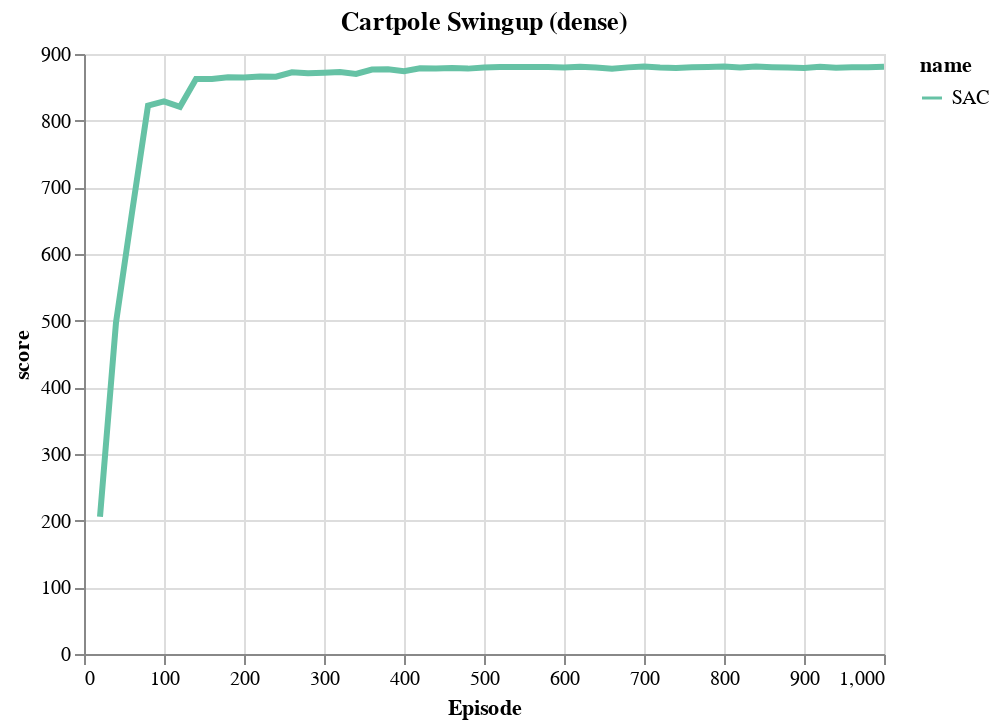

Notebook code cell kept with this figure:
### Code cell
alt.themes.enable('personal')
jobs = [
    load_sac_results('cartpole', 'swingup'),
]
data = pd.concat(jobs, sort=False)

subset = data
subset = subset[(subset['episode'] <= 1000)]
chart = make_base_chart(
    subset, 
    title="Cartpole Swingup (dense)", 
    color='name')

# chart = plot_with_bars(chart, 'rolling_mean_score', test=True)
chart.encode(y='score').interactive()

### Figure 1 — Vega-Lite specification as saved in the notebook (floating-point values rounded to 4 significant figures)
{"config": {"view": {"height": 300, "width": 400}, "range": {"category": {"scheme": "set2"}, "ordinal": {"scheme": "set2"}}, "legend": {"labelLimit": 0}, "background": "white", "mark": {"clip": true}, "line": {"size": 3}}, "data": {"name": "data-52e57b84baf5edf47a4385647aebefe7"}, "mark": "line", "encoding": {"color": {"type": "nominal", "field": "name"}, "x": {"type": "quantitative", "field": "episode", "title": "Episode"}, "y": {"type": "quantitative", "field": "score"}}, "selection": {"selector004": {"type": "interval", "bind": "scales", "encodings": ["x", "y"]}}, "title": "Cartpole Swingup (dense)", "transform": [{"calculate": "(datum.score > 0.1)", "as": "has_score"}, {"window": [{"op": "sum", "field": "novelty_score", "as": "sum_novelty"}], "frame": [null, 0], "groupby": ["name", "test"], "sort": [{"field": "episode", "order": "ascending"}]}, {"window": [{"op": "sum", "field": "score", "as": "sum_score"}], "frame": [null, 0], "groupby": ["name", "test"], "sort": [{"field": "episode", "order": "ascending"}]}, {"window": [{"op": "sum", "field": "has_score", "as": "count_score"}], "frame": [null, 0], "groupby": ["name", "test"], "sort": [{"field": "episode", "order": "ascending"}]}, {"window": [{"op": "mean", "field": "score", "as": "rolling_mean_score"}], "frame": [-1, 0], "groupby": ["name", "test"], "sort": [{"field": "episode", "order": "ascending"}]}, {"window": [{"op": "mean", "field": "novelty_score", "as": "rolling_mean_novelty"}], "frame": [-1, 0], "groupby": ["name", "test"], "sort": [{"field": "episode", "order": "ascending"}]}], "$schema": "https://vega.github.io/schema/vega-lite/v4.8.1.json", "datasets": {"data-52e57b84baf5edf47a4385647aebefe7": [{"Unnamed: 0": 0, "episode": 20.0, "episode_reward": 206.0, "step": 20000, "run_id": "run=12", "agent": "sac", "env": "cartpole_swingup", "seed": 1, "experiment": "bench", "log_save_tb": false, "eval_frequency": 20000, "num_train_steps": 10000000.0, "Agent": "SAC", "test": true, "score": 206.0, "name": "SAC"}, {"Unnamed: 0": 1, "episode": 40.0, "episode_reward": 497.3, "step": 40000, "run_id": "run=12", "agent": "sac", "env": "cartpole_swingup", "seed": 1, "experiment": "bench", "log_save_tb": false, "eval_frequency": 20000, "num_train_steps": 10000000.0, "Agent": "SAC", "test": true, "score": 497.3, "name": "SAC"}, {"Unnamed: 0": 2, "episode": 60.0, "episode_reward": 662.1, "step": 60000, "run_id": "run=12", "agent": "sac", "env": "cartpole_swingup", "seed": 1, "experiment": "bench", "log_save_tb": false, "eval_frequency": 20000, "num_train_steps": 10000000.0, "Agent": "SAC", "test": true, "score": 662.1, "name": "SAC"}, {"Unnamed: 0": 3, "episode": 80.0, "episode_reward": 822.6, "step": 80000, "run_id": "run=12", "agent": "sac", "env": "cartpole_swingup", "seed": 1, "experiment": "bench", "log_save_tb": false, "eval_frequency": 20000, "num_train_steps": 10000000.0, "Agent": "SAC", "test": true, "score": 822.6, "name": "SAC"}, {"Unnamed: 0": 4, "episode": 100.0, "episode_reward": 828.9, "step": 100000, "run_id": "run=12", "agent": "sac", "env": "cartpole_swingup", "seed": 1, "experiment": "bench", "log_save_tb": false, "eval_frequency": 20000, "num_train_steps": 10000000.0, "Agent": "SAC", "test": true, "score": 828.9, "name": "SAC"}, {"Unnamed: 0": 5, "episode": 120.0, "episode_reward": 820.7, "step": 120000, "run_id": "run=12", "agent": "sac", "env": "cartpole_swingup", "seed": 1, "experiment": "bench", "log_save_tb": false, "eval_frequency": 20000, "num_train_steps": 10000000.0, "Agent": "SAC", "test": true, "score": 820.7, "name": "SAC"}, {"Unnamed: 0": 6, "episode": 140.0, "episode_reward": 862.5, "step": 140000, "run_id": "run=12", "agent": "sac", "env": "cartpole_swingup", "seed": 1, "experiment": "bench", "log_save_tb": false, "eval_frequency": 20000, "num_train_steps": 10000000.0, "Agent": "SAC", "test": true, "score": 862.5, "name": "SAC"}, {"Unnamed: 0": 7, "episode": 160.0, "episode_reward": 862.6, "step": 160000, "run_id": "run=12", "agent": "sac", "env": "cartpole_swingup", "seed": 1, "experiment": "bench", "log_save_tb": false, "eval_frequency": 20000, "num_train_steps": 10000000.0, "Agent": "SAC", "test": true, "score": 862.6, "name": "SAC"}, {"Unnamed: 0": 8, "episode": 180.0, "episode_reward": 865.2, "step": 180000, "run_id": "run=12", "agent": "sac", "env": "cartpole_swingup", "seed": 1, "experiment": "bench", "log_save_tb": false, "eval_frequency": 20000, "num_train_steps": 10000000.0, "Agent": "SAC", "test": true, "score": 865.2, "name": "SAC"}, {"Unnamed: 0": 9, "episode": 200.0, "episode_reward": 864.7, "step": 200000, "run_id": "run=12", "agent": "sac", "env": "cartpole_swingup", "seed": 1, "experiment": "bench", "log_save_tb": false, "eval_frequency": 20000, "num_train_steps": 10000000.0, "Agent": "SAC", "test": true, "score": 864.7, "name": "SAC"}, {"Unnamed: 0": 10, "episode": 220.0, "episode_reward": 866.4, "step": 220000, "run_id": "run=12", "agent": "sac", "env": "cartpole_swingup", "seed": 1, "experiment": "bench", "log_save_tb": false, "eval_frequency": 20000, "num_train_steps": 10000000.0, "Agent": "SAC", "test": true, "score": 866.4, "name": "SAC"}, {"Unnamed: 0": 11, "episode": 240.0, "episode_reward": 865.9, "step": 240000, "run_id": "run=12", "agent": "sac", "env": "cartpole_swingup", "seed": 1, "experiment": "bench", "log_save_tb": false, "eval_frequency": 20000, "num_train_steps": 10000000.0, "Agent": "SAC", "test": true, "score": 865.9, "name": "SAC"}, {"Unnamed: 0": 12, "episode": 260.0, "episode_reward": 872.5, "step": 260000, "run_id": "run=12", "agent": "sac", "env": "cartpole_swingup", "seed": 1, "experiment": "bench", "log_save_tb": false, "eval_frequency": 20000, "num_train_steps": 10000000.0, "Agent": "SAC", "test": true, "score": 872.5, "name": "SAC"}, {"Unnamed: 0": 13, "episode": 280.0, "episode_reward": 871.2, "step": 280000, "run_id": "run=12", "agent": "sac", "env": "cartpole_swingup", "seed": 1, "experiment": "bench", "log_save_tb": false, "eval_frequency": 20000, "num_train_steps": 10000000.0, "Agent": "SAC", "test": true, "score": 871.2, "name": "SAC"}, {"Unnamed: 0": 14, "episode": 300.0, "episode_reward": 871.8, "step": 300000, "run_id": "run=12", "agent": "sac", "env": "cartpole_swingup", "seed": 1, "experiment": "bench", "log_save_tb": false, "eval_frequency": 20000, "num_train_steps": 10000000.0, "Agent": "SAC", "test": true, "score": 871.8, "name": "SAC"}, {"Unnamed: 0": 15, "episode": 320.0, "episode_reward": 872.8, "step": 320000, "run_id": "run=12", "agent": "sac", "env": "cartpole_swingup", "seed": 1, "experiment": "bench", "log_save_tb": false, "eval_frequency": 20000, "num_train_steps": 10000000.0, "Agent": "SAC", "test": true, "score": 872.8, "name": "SAC"}, {"Unnamed: 0": 16, "episode": 340.0, "episode_reward": 870.0, "step": 340000, "run_id": "run=12", "agent": "sac", "env": "cartpole_swingup", "seed": 1, "experiment": "bench", "log_save_tb": false, "eval_frequency": 20000, "num_train_steps": 10000000.0, "Agent": "SAC", "test": true, "score": 870.0, "name": "SAC"}, {"Unnamed: 0": 17, "episode": 360.0, "episode_reward": 876.6, "step": 360000, "run_id": "run=12", "agent": "sac", "env": "cartpole_swingup", "seed": 1, "experiment": "bench", "log_save_tb": false, "eval_frequency": 20000, "num_train_steps": 10000000.0, "Agent": "SAC", "test": true, "score": 876.6, "name": "SAC"}, {"Unnamed: 0": 18, "episode": 380.0, "episode_reward": 877.0, "step": 380000, "run_id": "run=12", "agent": "sac", "env": "cartpole_swingup", "seed": 1, "experiment": "bench", "log_save_tb": false, "eval_frequency": 20000, "num_train_steps": 10000000.0, "Agent": "SAC", "test": true, "score": 877.0, "name": "SAC"}, {"Unnamed: 0": 19, "episode": 400.0, "episode_reward": 874.3, "step": 400000, "run_id": "run=12", "agent": "sac", "env": "cartpole_swingup", "seed": 1, "experiment": "bench", "log_save_tb": false, "eval_frequency": 20000, "num_train_steps": 10000000.0, "Agent": "SAC", "test": true, "score": 874.3, "name": "SAC"}, {"Unnamed: 0": 20, "episode": 420.0, "episode_reward": 878.5, "step": 420000, "run_id": "run=12", "agent": "sac", "env": "cartpole_swingup", "seed": 1, "experiment": "bench", "log_save_tb": false, "eval_frequency": 20000, "num_train_steps": 10000000.0, "Agent": "SAC", "test": true, "score": 878.5, "name": "SAC"}, {"Unnamed: 0": 21, "episode": 440.0, "episode_reward": 878.2, "step": 440000, "run_id": "run=12", "agent": "sac", "env": "cartpole_swingup", "seed": 1, "experiment": "bench", "log_save_tb": false, "eval_frequency": 20000, "num_train_steps": 10000000.0, "Agent": "SAC", "test": true, "score": 878.2, "name": "SAC"}, {"Unnamed: 0": 22, "episode": 460.0, "episode_reward": 878.9, "step": 460000, "run_id": "run=12", "agent": "sac", "env": "cartpole_swingup", "seed": 1, "experiment": "bench", "log_save_tb": false, "eval_frequency": 20000, "num_train_steps": 10000000.0, "Agent": "SAC", "test": true, "score": 878.9, "name": "SAC"}, {"Unnamed: 0": 23, "episode": 480.0, "episode_reward": 878.1, "step": 480000, "run_id": "run=12", "agent": "sac", "env": "cartpole_swingup", "seed": 1, "experiment": "bench", "log_save_tb": false, "eval_frequency": 20000, "num_train_steps": 10000000.0, "Agent": "SAC", "test": true, "score": 878.1, "name": "SAC"}, {"Unnamed: 0": 24, "episode": 500.0, "episode_reward": 879.8, "step": 500000, "run_id": "run=12", "agent": "sac", "env": "cartpole_swingup", "seed": 1, "experiment": "bench", "log_save_tb": false, "eval_frequency": 20000, "num_train_steps": 10000000.0, "Agent": "SAC", "test": true, "score": 879.8, "name": "SAC"}, {"Unnamed: 0": 25, "episode": 520.0, "episode_reward": 880.5, "step": 520000, "run_id": "run=12", "agent": "sac", "env": "cartpole_swingup", "seed": 1, "experiment": "bench", "log_save_tb": false, "eval_frequency": 20000, "num_train_steps": 10000000.0, "Agent": "SAC", "test": true, "score": 880.5, "name": "SAC"}, {"Unnamed: 0": 26, "episode": 540.0, "episode_reward": 880.3, "step": 540000, "run_id": "run=12", "agent": "sac", "env": "cartpole_swingup", "seed": 1, "experiment": "bench", "log_save_tb": false, "eval_frequency": 20000, "num_train_steps": 10000000.0, "Agent": "SAC", "test": true, "score": 880.3, "name": "SAC"}, {"Unnamed: 0": 27, "episode": 560.0, "episode_reward": 880.4, "step": 560000, "run_id": "run=12", "agent": "sac", "env": "cartpole_swingup", "seed": 1, "experiment": "bench", "log_save_tb": false, "eval_frequency": 20000, "num_train_steps": 10000000.0, "Agent": "SAC", "test": true, "score": 880.4, "name": "SAC"}, {"Unnamed: 0": 28, "episode": 580.0, "episode_reward": 880.5, "step": 580000, "run_id": "run=12", "agent": "sac", "env": "cartpole_swingup", "seed": 1, "experiment": "bench", "log_save_tb": false, "eval_frequency": 20000, "num_train_steps": 10000000.0, "Agent": "SAC", "test": true, "score": 880.5, "name": "SAC"}, {"Unnamed: 0": 29, "episode": 600.0, "episode_reward": 879.6, "step": 600000, "run_id": "run=12", "agent": "sac", "env": "cartpole_swingup", "seed": 1, "experiment": "bench", "log_save_tb": false, "eval_frequency": 20000, "num_train_steps": 10000000.0, "Agent": "SAC", "test": true, "score": 879.6, "name": "SAC"}, {"Unnamed: 0": 30, "episode": 620.0, "episode_reward": 880.9, "step": 620000, "run_id": "run=12", "agent": "sac", "env": "cartpole_swingup", "seed": 1, "experiment": "bench", "log_save_tb": false, "eval_frequency": 20000, "num_train_steps": 10000000.0, "Agent": "SAC", "test": true, "score": 880.9, "name": "SAC"}, {"Unnamed: 0": 31, "episode": 640.0, "episode_reward": 879.8, "step": 640000, "run_id": "run=12", "agent": "sac", "env": "cartpole_swingup", "seed": 1, "experiment": "bench", "log_save_tb": false, "eval_frequency": 20000, "num_train_steps": 10000000.0, "Agent": "SAC", "test": true, "score": 879.8, "name": "SAC"}, {"Unnamed: 0": 32, "episode": 660.0, "episode_reward": 878.0, "step": 660000, "run_id": "run=12", "agent": "sac", "env": "cartpole_swingup", "seed": 1, "experiment": "bench", "log_save_tb": false, "eval_frequency": 20000, "num_train_steps": 10000000.0, "Agent": "SAC", "test": true, "score": 878.0, "name": "SAC"}, {"Unnamed: 0": 33, "episode": 680.0, "episode_reward": 879.9, "step": 680000, "run_id": "run=12", "agent": "sac", "env": "cartpole_swingup", "seed": 1, "experiment": "bench", "log_save_tb": false, "eval_frequency": 20000, "num_train_steps": 10000000.0, "Agent": "SAC", "test": true, "score": 879.9, "name": "SAC"}, {"Unnamed: 0": 34, "episode": 700.0, "episode_reward": 881.2, "step": 700000, "run_id": "run=12", "agent": "sac", "env": "cartpole_swingup", "seed": 1, "experiment": "bench", "log_save_tb": false, "eval_frequency": 20000, "num_train_steps": 10000000.0, "Agent": "SAC", "test": true, "score": 881.2, "name": "SAC"}, {"Unnamed: 0": 35, "episode": 720.0, "episode_reward": 879.8, "step": 720000, "run_id": "run=12", "agent": "sac", "env": "cartpole_swingup", "seed": 1, "experiment": "bench", "log_save_tb": false, "eval_frequency": 20000, "num_train_steps": 10000000.0, "Agent": "SAC", "test": true, "score": 879.8, "name": "SAC"}, {"Unnamed: 0": 36, "episode": 740.0, "episode_reward": 879.1, "step": 740000, "run_id": "run=12", "agent": "sac", "env": "cartpole_swingup", "seed": 1, "experiment": "bench", "log_save_tb": false, "eval_frequency": 20000, "num_train_steps": 10000000.0, "Agent": "SAC", "test": true, "score": 879.1, "name": "SAC"}, {"Unnamed: 0": 37, "episode": 760.0, "episode_reward": 880.3, "step": 760000, "run_id": "run=12", "agent": "sac", "env": "cartpole_swingup", "seed": 1, "experiment": "bench", "log_save_tb": false, "eval_frequency": 20000, "num_train_steps": 10000000.0, "Agent": "SAC", "test": true, "score": 880.3, "name": "SAC"}, {"Unnamed: 0": 38, "episode": 780.0, "episode_reward": 880.4, "step": 780000, "run_id": "run=12", "agent": "sac", "env": "cartpole_swingup", "seed": 1, "experiment": "bench", "log_save_tb": false, "eval_frequency": 20000, "num_train_steps": 10000000.0, "Agent": "SAC", "test": true, "score": 880.4, "name": "SAC"}, {"Unnamed: 0": 39, "episode": 800.0, "episode_reward": 881.1, "step": 800000, "run_id": "run=12", "agent": "sac", "env": "cartpole_swingup", "seed": 1, "experiment": "bench", "log_save_tb": false, "eval_frequency": 20000, "num_train_steps": 10000000.0, "Agent": "SAC", "test": true, "score": 881.1, "name": "SAC"}, {"Unnamed: 0": 40, "episode": 820.0, "episode_reward": 879.8, "step": 820000, "run_id": "run=12", "agent": "sac", "env": "cartpole_swingup", "seed": 1, "experiment": "bench", "log_save_tb": false, "eval_frequency": 20000, "num_train_steps": 10000000.0, "Agent": "SAC", "test": true, "score": 879.8, "name": "SAC"}, {"Unnamed: 0": 41, "episode": 840.0, "episode_reward": 881.2, "step": 840000, "run_id": "run=12", "agent": "sac", "env": "cartpole_swingup", "seed": 1, "experiment": "bench", "log_save_tb": false, "eval_frequency": 20000, "num_train_steps": 10000000.0, "Agent": "SAC", "test": true, "score": 881.2, "name": "SAC"}, {"Unnamed: 0": 42, "episode": 860.0, "episode_reward": 880.2, "step": 860000, "run_id": "run=12", "agent": "sac", "env": "cartpole_swingup", "seed": 1, "experiment": "bench", "log_save_tb": false, "eval_frequency": 20000, "num_train_steps": 10000000.0, "Agent": "SAC", "test": true, "score": 880.2, "name": "SAC"}, {"Unnamed: 0": 43, "episode": 880.0, "episode_reward": 879.8, "step": 880000, "run_id": "run=12", "agent": "sac", "env": "cartpole_swingup", "seed": 1, "experiment": "bench", "log_save_tb": false, "eval_frequency": 20000, "num_train_steps": 10000000.0, "Agent": "SAC", "test": true, "score": 879.8, "name": "SAC"}, {"Unnamed: 0": 44, "episode": 900.0, "episode_reward": 879.2, "step": 900000, "run_id": "run=12", "agent": "sac", "env": "cartpole_swingup", "seed": 1, "experiment": "bench", "log_save_tb": false, "eval_frequency": 20000, "num_train_steps": 10000000.0, "Agent": "SAC", "test": true, "score": 879.2, "name": "SAC"}, {"Unnamed: 0": 45, "episode": 920.0, "episode_reward": 880.8, "step": 920000, "run_id": "run=12", "agent": "sac", "env": "cartpole_swingup", "seed": 1, "experiment": "bench", "log_save_tb": false, "eval_frequency": 20000, "num_train_steps": 10000000.0, "Agent": "SAC", "test": true, "score": 880.8, "name": "SAC"}, {"Unnamed: 0": 46, "episode": 940.0, "episode_reward": 879.5, "step": 940000, "run_id": "run=12", "agent": "sac", "env": "cartpole_swingup", "seed": 1, "experiment": "bench", "log_save_tb": false, "eval_frequency": 20000, "num_train_steps": 10000000.0, "Agent": "SAC", "test": true, "score": 879.5, "name": "SAC"}, {"Unnamed: 0": 47, "episode": 960.0, "episode_reward": 880.3, "step": 960000, "run_id": "run=12", "agent": "sac", "env": "cartpole_swingup", "seed": 1, "experiment": "bench", "log_save_tb": false, "eval_frequency": 20000, "num_train_steps": 10000000.0, "Agent": "SAC", "test": true, "score": 880.3, "name": "SAC"}, {"Unnamed: 0": 48, "episode": 980.0, "episode_reward": 880.3, "step": 980000, "run_id": "run=12", "agent": "sac", "env": "cartpole_swingup", "seed": 1, "experiment": "bench", "log_save_tb": false, "eval_frequency": 20000, "num_train_steps": 10000000.0, "Agent": "SAC", "test": true, "score": 880.3, "name": "SAC"}, {"Unnamed: 0": 49, "episode": 1000.0, "episode_reward": 881.0, "step": 1000000, "run_id": "run=12", "agent": "sac", "env": "cartpole_swingup", "seed": 1, "experiment": "bench", "log_save_tb": false, "eval_frequency": 20000, "num_train_steps": 10000000.0, "Agent": "SAC", "test": true, "score": 881.0, "name": "SAC"}]}}
